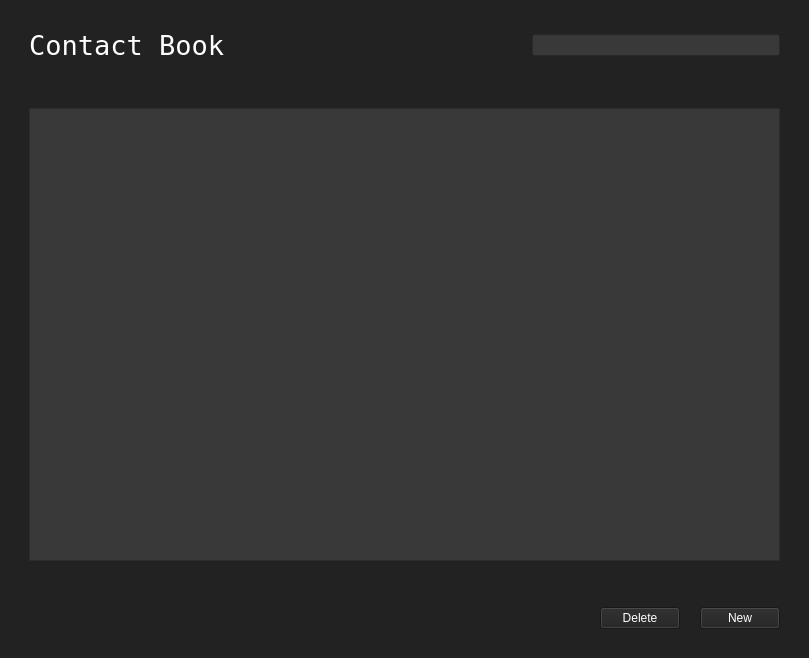
<?xml version="1.0" encoding="UTF-8"?>
<ui version="4.0">
 <class>MainWindow</class>
 <widget class="QMainWindow" name="MainWindow">
  <property name="geometry">
   <rect>
    <x>0</x>
    <y>0</y>
    <width>809</width>
    <height>658</height>
   </rect>
  </property>
  <property name="windowTitle">
   <string>MainWindow</string>
  </property>
  <property name="styleSheet">
   <string notr="true">background-color: rgb(34, 34, 34);
color: rgb(255, 255, 255);</string>
  </property>
  <widget class="QWidget" name="centralwidget">
   <layout class="QGridLayout" name="gridLayout_2">
    <item row="0" column="0">
     <layout class="QHBoxLayout" name="horizontalLayout">
      <property name="spacing">
       <number>60</number>
      </property>
      <property name="leftMargin">
       <number>20</number>
      </property>
      <property name="topMargin">
       <number>20</number>
      </property>
      <property name="rightMargin">
       <number>20</number>
      </property>
      <property name="bottomMargin">
       <number>20</number>
      </property>
      <item>
       <widget class="QLabel" name="label">
        <property name="font">
         <font>
          <family>DejaVu Sans Mono</family>
          <pointsize>20</pointsize>
         </font>
        </property>
        <property name="text">
         <string>&lt;html&gt;&lt;head/&gt;&lt;body&gt;&lt;p&gt;Contact Book&lt;/p&gt;&lt;/body&gt;&lt;/html&gt;</string>
        </property>
        <property name="alignment">
         <set>Qt::AlignCenter</set>
        </property>
       </widget>
      </item>
      <item>
       <spacer name="horizontalSpacer_2">
        <property name="orientation">
         <enum>Qt::Horizontal</enum>
        </property>
        <property name="sizeHint" stdset="0">
         <size>
          <width>40</width>
          <height>20</height>
         </size>
        </property>
       </spacer>
      </item>
      <item>
       <widget class="QLineEdit" name="search_box">
        <property name="focusPolicy">
         <enum>Qt::ClickFocus</enum>
        </property>
        <property name="styleSheet">
         <string notr="true">background-color: rgb(57, 57, 57);
color: rgb(255, 255, 255);</string>
        </property>
       </widget>
      </item>
     </layout>
    </item>
    <item row="1" column="0">
     <layout class="QGridLayout" name="gridLayout">
      <property name="leftMargin">
       <number>20</number>
      </property>
      <property name="topMargin">
       <number>20</number>
      </property>
      <property name="rightMargin">
       <number>20</number>
      </property>
      <property name="bottomMargin">
       <number>20</number>
      </property>
      <item row="0" column="0">
       <widget class="QTableView" name="table">
        <property name="font">
         <font>
          <stylestrategy>PreferDefault</stylestrategy>
         </font>
        </property>
        <property name="focusPolicy">
         <enum>Qt::StrongFocus</enum>
        </property>
        <property name="styleSheet">
         <string notr="true">background-color: rgb(57, 57, 57);
color: rgb(255, 255, 255);</string>
        </property>
        <property name="dragDropMode">
         <enum>QAbstractItemView::NoDragDrop</enum>
        </property>
        <property name="defaultDropAction">
         <enum>Qt::IgnoreAction</enum>
        </property>
        <property name="alternatingRowColors">
         <bool>false</bool>
        </property>
        <property name="gridStyle">
         <enum>Qt::DotLine</enum>
        </property>
        <property name="sortingEnabled">
         <bool>true</bool>
        </property>
        <attribute name="horizontalHeaderCascadingSectionResizes">
         <bool>false</bool>
        </attribute>
        <attribute name="horizontalHeaderStretchLastSection">
         <bool>true</bool>
        </attribute>
        <attribute name="verticalHeaderStretchLastSection">
         <bool>false</bool>
        </attribute>
       </widget>
      </item>
     </layout>
    </item>
    <item row="2" column="0">
     <layout class="QHBoxLayout" name="horizontalLayout_2">
      <property name="spacing">
       <number>20</number>
      </property>
      <property name="leftMargin">
       <number>20</number>
      </property>
      <property name="topMargin">
       <number>20</number>
      </property>
      <property name="rightMargin">
       <number>20</number>
      </property>
      <property name="bottomMargin">
       <number>20</number>
      </property>
      <item>
       <spacer name="horizontalSpacer">
        <property name="orientation">
         <enum>Qt::Horizontal</enum>
        </property>
        <property name="sizeHint" stdset="0">
         <size>
          <width>40</width>
          <height>20</height>
         </size>
        </property>
       </spacer>
      </item>
      <item>
       <widget class="QPushButton" name="delete_btn">
        <property name="text">
         <string>Delete</string>
        </property>
       </widget>
      </item>
      <item>
       <widget class="QPushButton" name="add_btn">
        <property name="text">
         <string>New</string>
        </property>
       </widget>
      </item>
     </layout>
    </item>
   </layout>
  </widget>
 </widget>
 <resources/>
 <connections/>
</ui>
